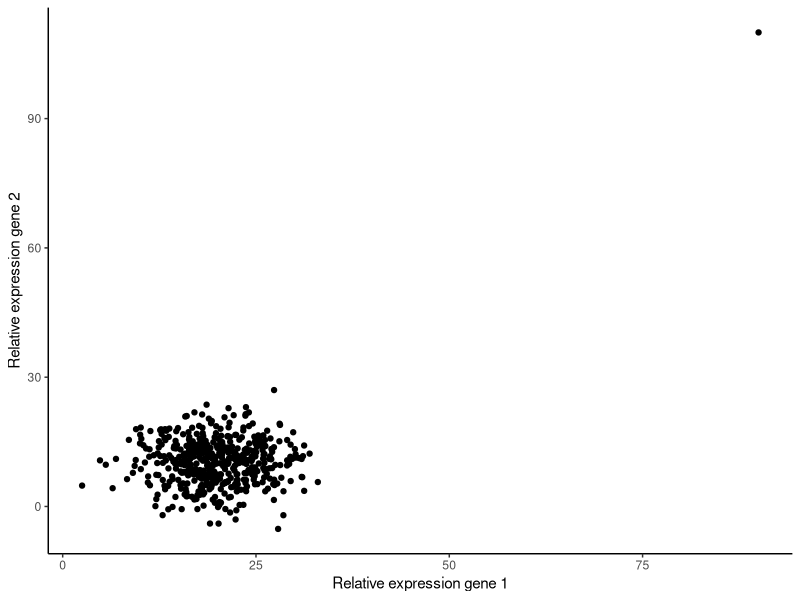

R code for this plot:
# Packages
library(ggplot2)

# 1 Simulating data
set.seed(5)

gene_1 <- rnorm(500, mean = 20, sd = 5)
gene_2 <- rnorm(500, mean = 10, sd = 5)

# Outliers
gene_1[100] <- 90
gene_2[100] <- 110

data_gene <- data.frame(
  gene_1,
  gene_2
)

# 2 Scatter Plot
scatter_gene_out <- ggplot(data_gene, aes(gene_1, gene_2)) +
  geom_point() +
  xlab("Relative expression gene 1") +
  ylab("Relative expression gene 2") +
  theme_classic()

# 3 Save Plot
ggsave(filename = "graphs/scatter_plot_genes_outlier.jpeg", 
       plot = scatter_gene_out)